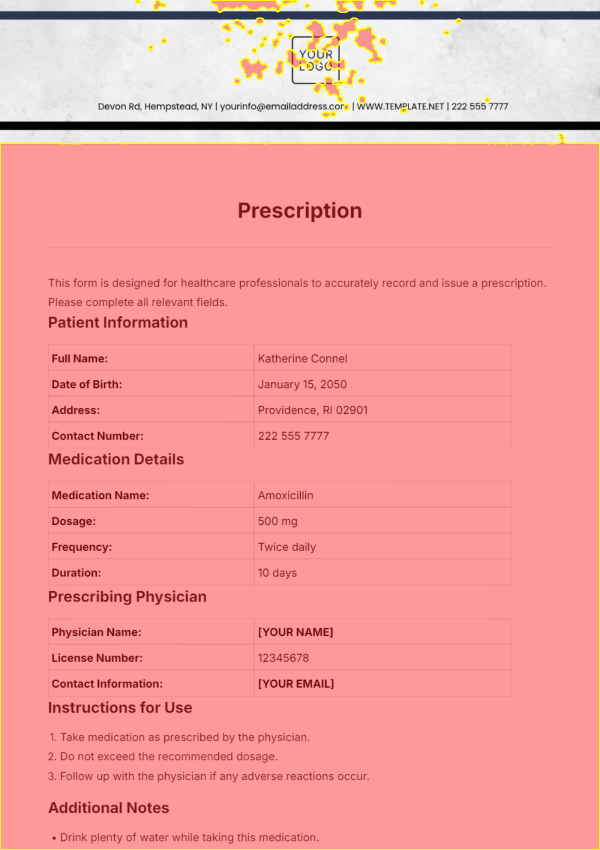
#> input picture apps/data/cv_samples/20260210_004853/glare_overlay.jpg, 1200 x 1700 px (shown at 1/2 size)
$ python -i quality.py   (imports and definitions only)   (older library calls are emulated)
#> lines starting #> are read from the running program, lines starting #| are printed output that depends on the picture; after the words box and inside, x2 and y2 are one past the last pixel; in counts of white or black regions, pixels touching at a corner belong together
#> further down, picture is the input picture: shape (1700, 1200, 3); mean B, G, R 156.8, 158.5, 244
import cv2
import numpy as np
from .schemas import QualityResult

# Thresholds
BLUR_THRESHOLD = 100.0  # Lower is blurrier
BRIGHTNESS_LOW = 70.0   # 0-255
BRIGHTNESS_HIGH = 230.0 # 0-255
GLARE_RATIO = 0.05      # >5% pixels saturated

def analyze_quality(image: np.ndarray, doc_confidence: float = 1.0) -> QualityResult:
    """Computes quality metrics for the image."""
#> called with doc_confidence = 1

    gray = cv2.cvtColor(image, cv2.COLOR_BGR2GRAY)
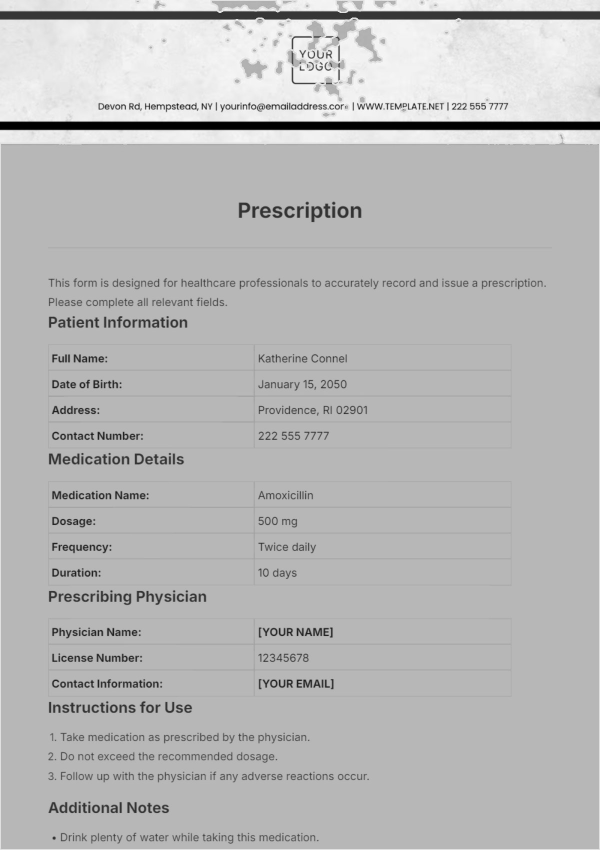
#> gray: shape (1700, 1200) (shown at 1/2 size); min 0, max 255, mean 184

    # 1. Blur
    laplacian_var = cv2.Laplacian(gray, cv2.CV_64F).var()
#> laplacian_var = 313.4

    # 2. Brightness
    brightness_mean = np.mean(gray)
#> brightness_mean = 184

    # 3. Glare (pixels close to white)
    _, bright_mask = cv2.threshold(gray, 245, 255, cv2.THRESH_BINARY)
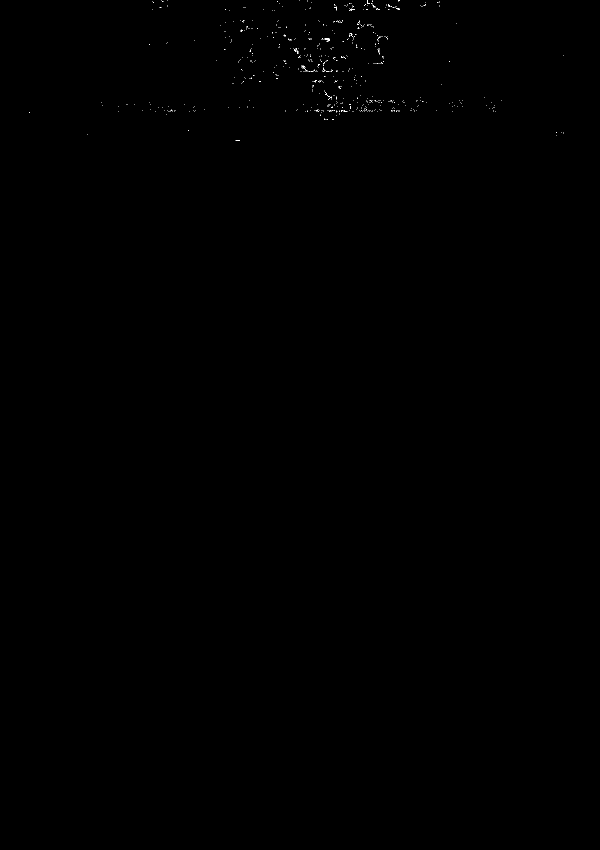
#> bright_mask: shape (1700, 1200) (shown at 1/2 size); 0.06% white in thin lines or dots, all inside (x1, y1, x2, y2) = (58, 0, 1128, 282)
    glare_pixels = cv2.countNonZero(bright_mask)
#> glare_pixels = 1298
    total_pixels = gray.size
#> total_pixels = 2040000
    glare_ratio = glare_pixels / total_pixels
#> glare_ratio = 0.000636

    # 4. Assessment
    score = 100
    issues = []
    tips = []

    if laplacian_var < BLUR_THRESHOLD:
        score -= 30
        issues.append("blurry")
        tips.append("Hold camera steady and tap to focus.")

    if brightness_mean < BRIGHTNESS_LOW:
        score -= 20
        issues.append("too_dark")
        tips.append("Turn on flash or move to better light.")

    if brightness_mean > BRIGHTNESS_HIGH:
        score -= 10
        issues.append("too_bright")

    if glare_ratio > GLARE_RATIO:
        score -= 20
        issues.append("glare")
        tips.append("Avoid direct reflection on the paper.")

    if doc_confidence < 0.6:
        score -= 20
        issues.append("cropping_issue")
        tips.append("Ensure all 4 corners of the document are visible on a dark background.")

#> (the run stopped early here; a loop or call above may not have finished)
